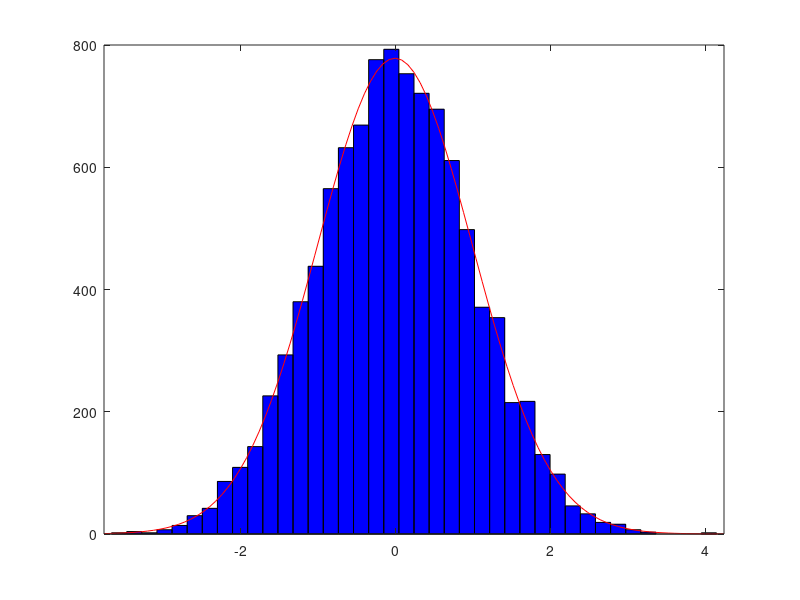

Write the MATLAB code that produced this figure.
%=============================================================================
% Copyright (c) 2016-present Allan CORNET (Nelson)
%=============================================================================
% This file is part of Nelson.
%=============================================================================
% LICENCE_BLOCK_BEGIN
% SPDX-License-Identifier: LGPL-3.0-or-later
% LICENCE_BLOCK_END
%=============================================================================
% <--ADV-CLI MODE-->
%=============================================================================
x = randn(10000, 1);
f = figure('Visible', 'off');
tic(); h = histfit(x, 40); toc();
close(f);
%=============================================================================
